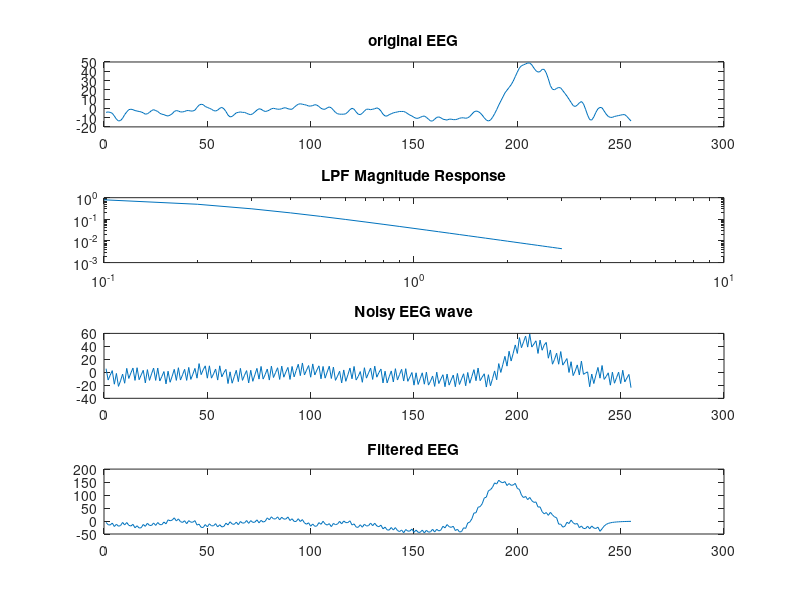
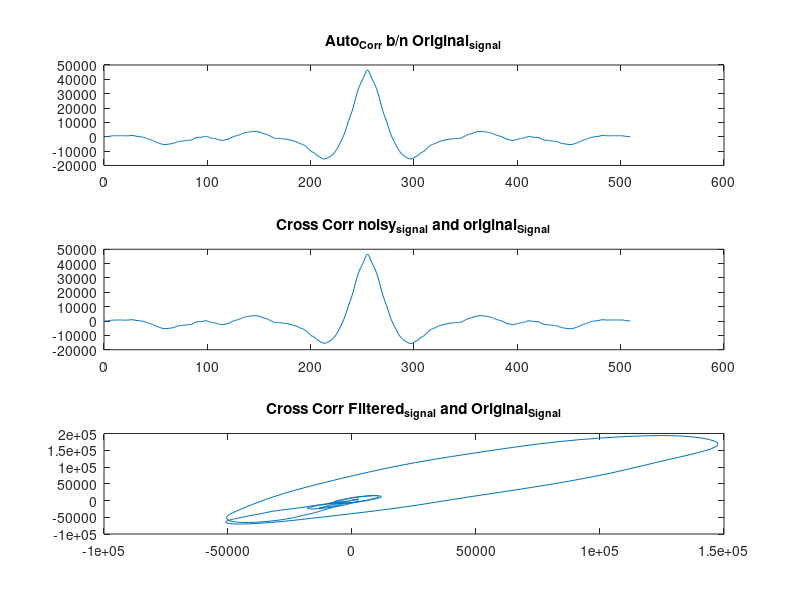

The MATLAB script that drew these images, in order:
% Q. How to define a filter - LPF
R=10;
c=0.08;
f = 0:0.1:3;
fc = 1/(2*pi*R*c)
h = 1./(1+j*2*pi*f*R*c);
% hm = 20.*log10(abs(1+h));


n = 1:255;
% x = n.*exp(-0.03*n); % desired signal
e_csv=csvread('eeg_data.csv',1,0);
s1=e_csv(:,1);
s=s1';
% Add Random noise
zz= [10 -8 0 8 -10];
noise=repmat(zz,[1,51]);

xn = s + noise; % noisy signal
% Fs = 40; %Sampling Rate/Frequency Hz
% st = 1/Fs;  % Sample in between time interval in Sec
% t = 0:st:10;
% Fc = 8;  % Sine wave frequency Hz
% x = sin(2*pi*Fc/Fs*t);
%t = t/Fs;

figure, 
subplot(411)
plot(n,s)
%axis([min(n)-1 max(n)+1 min(s)-1 max(s)+1])
title('original EEG')

subplot(412)
loglog(f,h)
title('LPF Magnitude Response')

subplot(413)
plot(n,xn)
title('Noisy EEG wave')
% Use your LPF to remove noise using convolution
X = conv(xn,h,'same');
subplot(414)
plot(n,X)
title('Filtered EEG')
% Q. Decode the physical changes in the noisy and recovered sines.
% Q. Can you reconstruct HPF and repeat the operation.
%% T4
%Q. Find the relativity b/n noisy and filtered sines
% Q. Compare with autocorrelation of input signal
Xcxx = xcorr(s,s);
Xcxnx = xcorr(xn,s); % Corr b/n noisy and filtered
XcxX = xcorr(s,X);
figure
subplot(311), plot(Xcxx),title('Auto_{Corr} b/n Original_{signal}');
subplot(312), plot(Xcxnx),title('Cross Corr noisy_{signal} and original_{Signal}');
subplot(313), plot(XcxX),title('Cross Corr Filtered_{signal} and Original_{Signal}');

